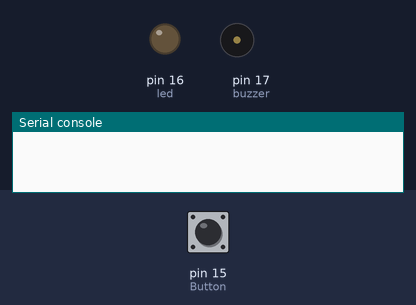
This program was run on a simulated MicroPython board. Parts: output pins drawn as LEDs (lit = HIGH), buzzer (waves = sounding, pin HIGH), the last lines printed to the serial console. The inputs (shaded band) are chosen by the test bench; at power-on: pin 15 (Button) LOW.

Above: at 1.2 s.
1.3 s: pin 15 (Button) pulled HIGH for 3.2 s
At 5.3 s:
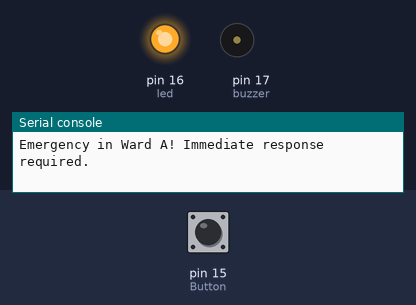
Timing chart, 0 to 6.8 s (numbered marks = the images above; inputs shaded):
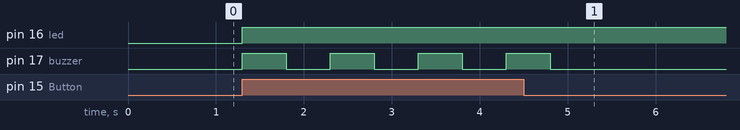

The program:

Activity_03-Emergency_Alert_Button.py
```python
import machine
import utime

# Define GPIO pin numbers for Button, Buzzer, and LED
Button = machine.Pin(15, machine.Pin.IN)
buzzer = machine.Pin(17, machine.Pin.OUT)
led = machine.Pin(16, machine.Pin.OUT)

while True:
    # Check if the button is pressed
    if Button.value() == 1:
        # Alert message for an emergency
        print("Emergency in Ward A! Immediate response required.")

# Activate buzzer and LED for a brief duration
        buzzer.value(1)
        led.value(1)
        utime.sleep(0.5)

        # Deactivate buzzer after the alert
        buzzer.value(0)
        utime.sleep(0.5)
else:
        # No button press, print a placeholder message
        print("--")

        # Turn off LED and buzzer
        led.value(0)
        buzzer.value(0)

        # Pause briefly to avoid rapid polling
        utime.sleep(0.5)
```

Measured:
- after the input at 1.3 s, pin 16 (led): LOW → HIGH at once; pin 17 (buzzer): alternates HIGH for 0.50 s and LOW for 0.50 s, 8 changes in all, then stays LOW, starting at once
